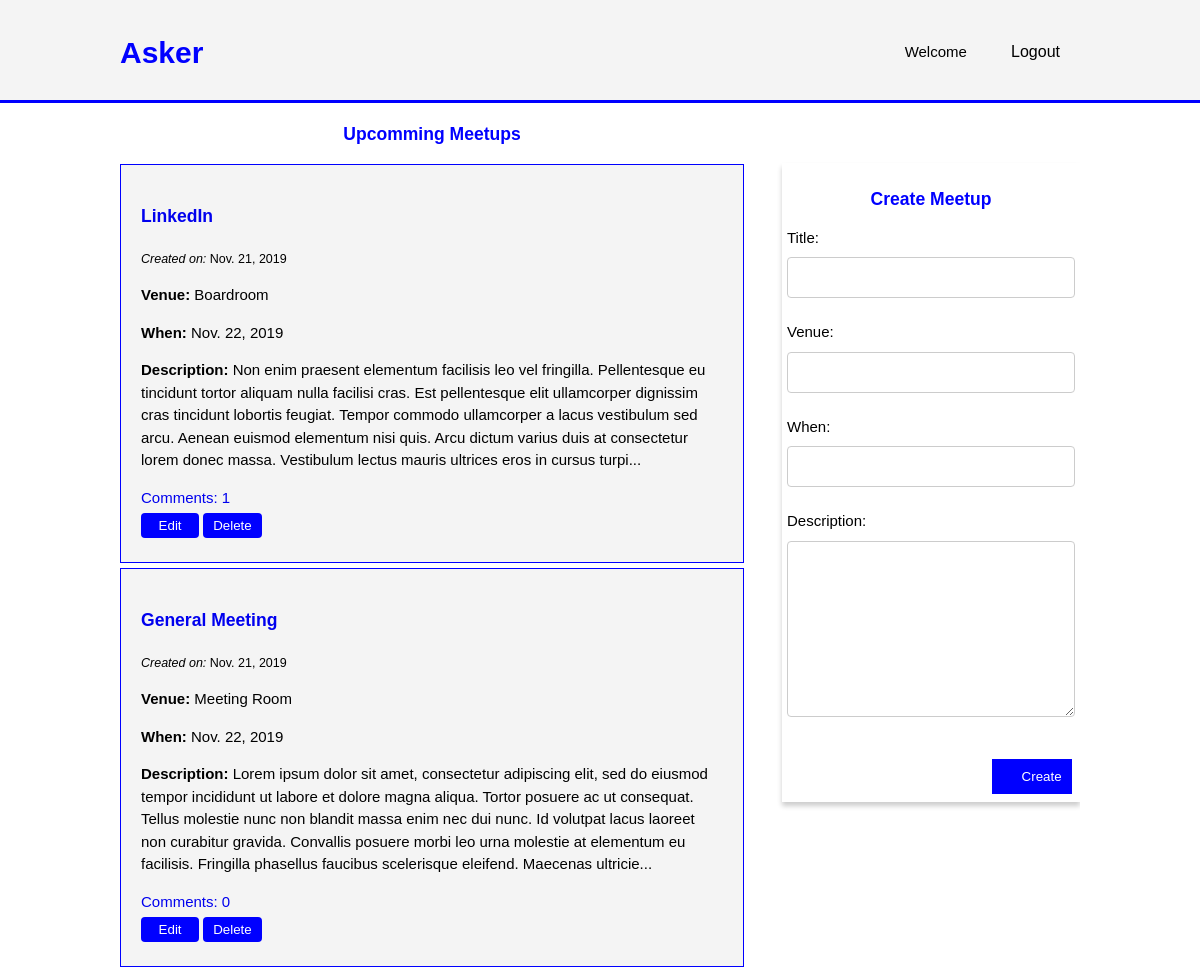
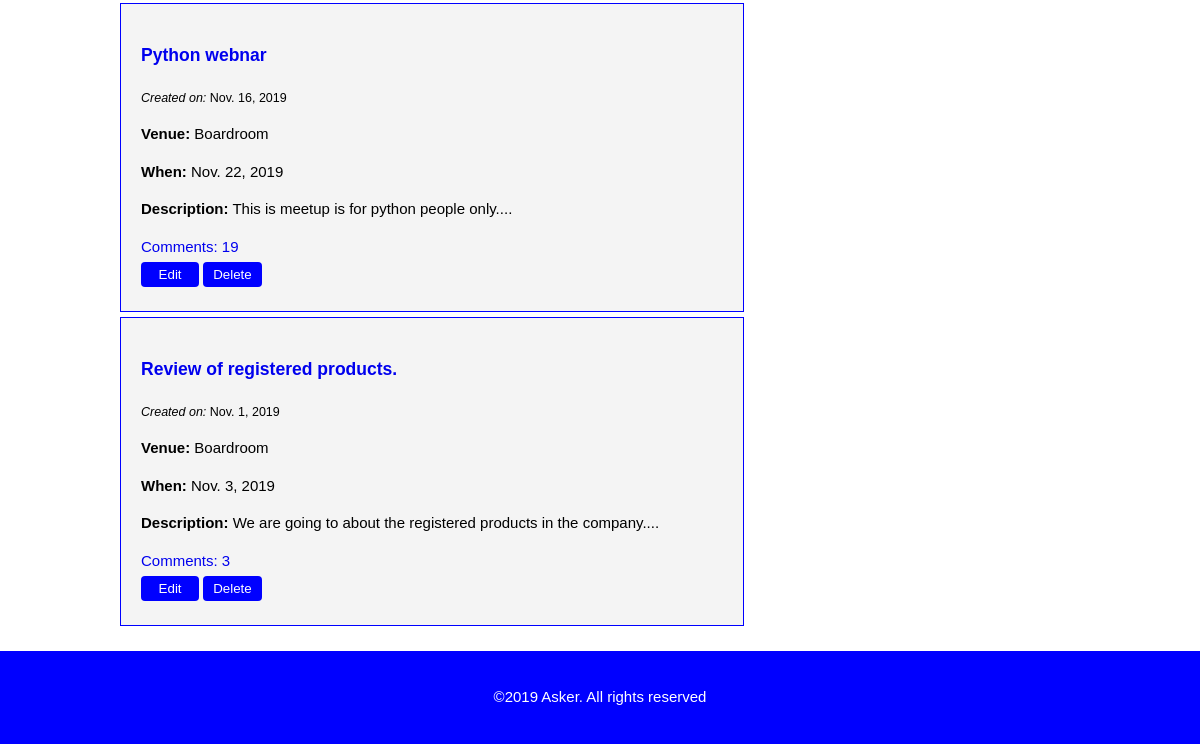
The app's page /meetups/ (signed in), older data (2 pictures, top to bottom).
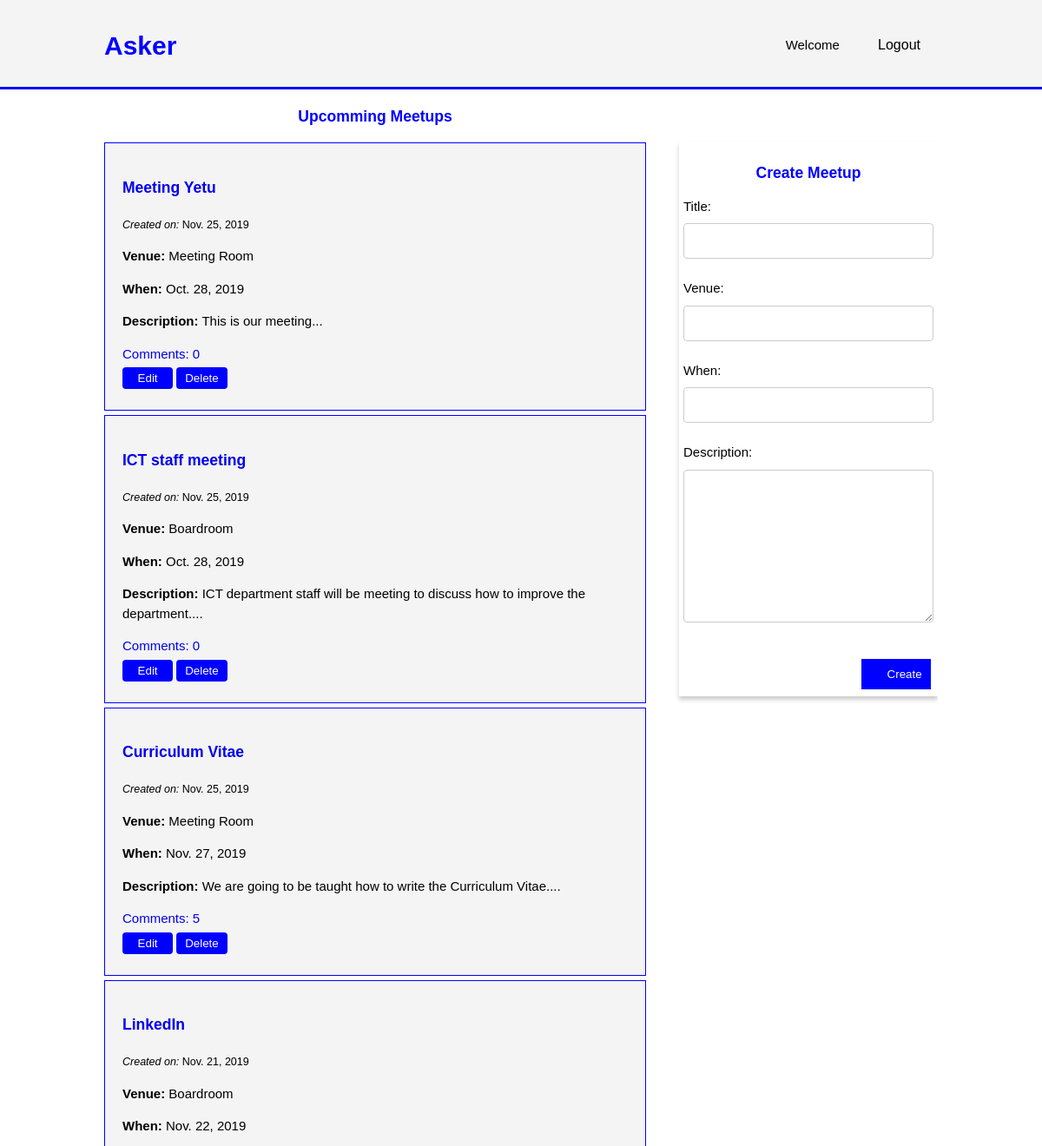
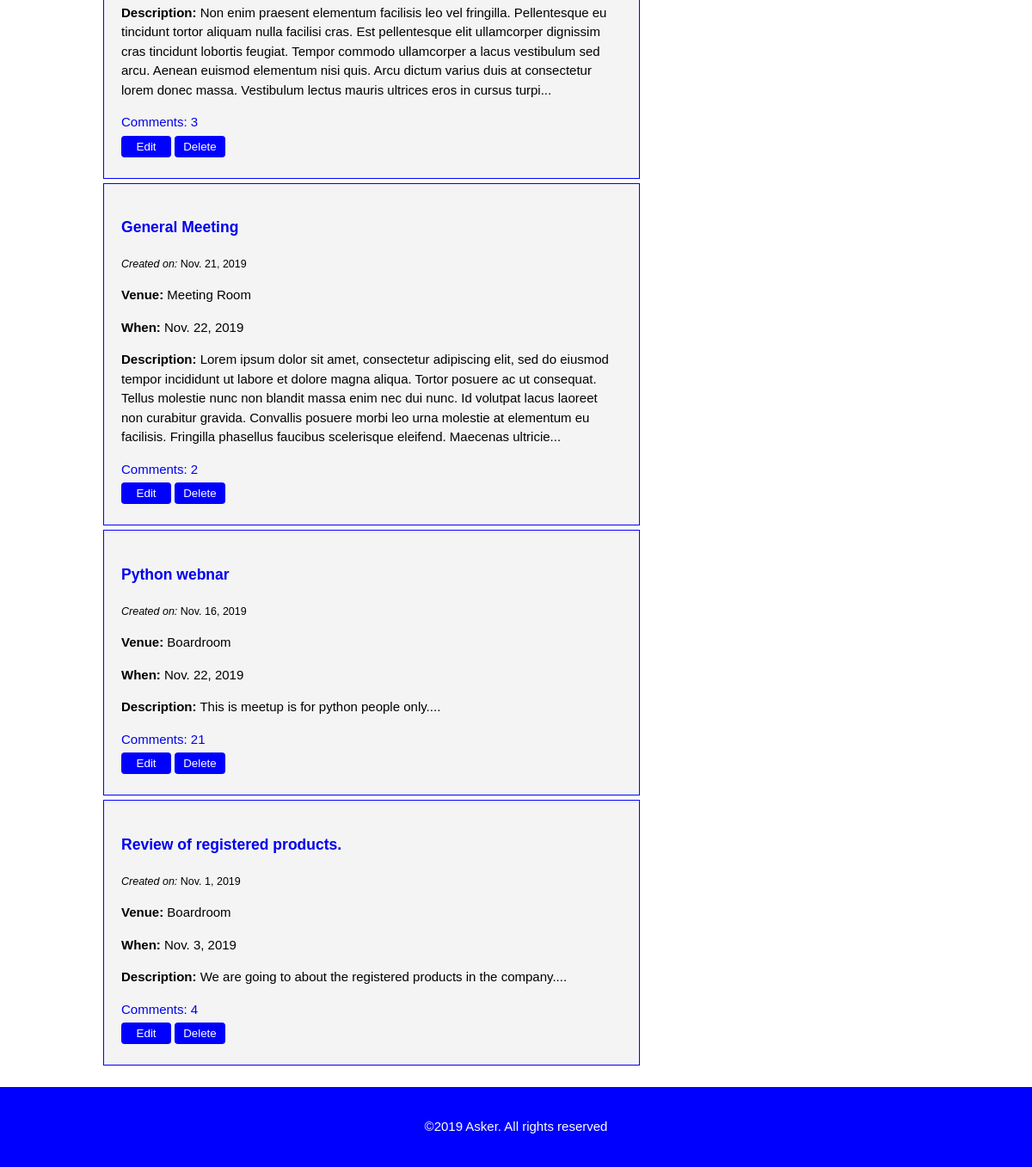
The same page, newer data (2 pictures, top to bottom).
### meetup/models.py (models this page shows, shortened)
class Meetup(models.Model):
    created_by = models.ForeignKey(User, on_delete=models.CASCADE, null=True, related_name='meetings')
    title = models.CharField(max_length=200)
    venue = models.CharField(max_length=100)
    created_on = models.DateTimeField(default=timezone.now)
    when = models.DateField()
    description = models.TextField()

### meetup/views.py (the view)
# urls.py: path('meetups/', views.meetups, name='meetups'),
@login_required
def meetups(request):
    form = PostMeetup()
    if request.method == "POST":
        form = PostMeetup(request.POST)
        if form.is_valid():
            post_meetup = Meetup(
                title=form.cleaned_data["title"],
                venue=form.cleaned_data["venue"],
                when=form.cleaned_data["when"],
                description=form.cleaned_data["description"],
                created_by=request.user
            )
            post_meetup.save()
        return redirect("/meetups")
    else:
        meetups = Meetup.objects.all().order_by('-created_on')
    return render(request, 'admin.html', {"meetups": meetups, "form": form})

### meetup/forms.py
class PostMeetup(forms.ModelForm):
    title = forms.CharField()
    venue = forms.CharField()
    when = forms.DateInput()
    description = forms.Textarea()
    class Meta:
        model = Meetup
        fields = ['title', 'venue', 'when', 'description']

### meetup/templates/admin.html (shortened to what this page needs)
{% load static %}<!DOCTYPE html>
<html>
<head>
  <link rel="stylesheet" href="{% static 'css/admin.css' %}" />
</head>
<body>
  <header>
    <div class="container">
      <div id="branding">
        <h1><span class="highlight"> Asker</span></h1>
      </div>
      <nav>
        <ul>
          {% if user.is_authenticated %}
                    <li>
                        Welcome {{request.user.first_name}}
                    </li>
                    <li>
                        <a href="{% url 'logout' %}">Logout</a>
                    </li>
                    {% endif %}
        </ul>
      </nav>
    </div>
  </header>
  <section id="main">
    <div class="container">
      <article id="main-col">
        <h1>Upcomming Meetups</h1>
        {% if meetups %}
        <ul id="questions">
          {% for meetup in meetups %}
          <li>
            <h3>
              <a href="{% url 'detail' meetup.id %}">{{ meetup.title }}</a>
            </h3>
            <small><i>Created on:</i>
              {{ meetup.created_on.date }}
            </small>
            <p><strong>Venue:</strong> {{ meetup.venue }}</p>
            <p><strong>When:</strong> {{ meetup.when }}</p>
            <p><strong>Description:</strong> {{ meetup.description|slice:":400" }}...</p>
            <a href="{% url 'detail' meetup.id %}">Comments: {{ meetup.comments.count }}</a>
            <form action="edit_meetup.html">
              <button type="submit" class="button">Edit</button>
              <button type="submit" class="button" disabled>Delete</button>
            </form>
          </li>
          {% endfor %}
        </ul>
        {% else %}
        <p>No Meetups are available.</p>
        {% endif %}
      </article>
      <aside id="sidebar">
        <h3>Create Meetup</h3>
        <form action="" method="POST">
          {{form.as_p}}
          <button type="submit" class="post-btn">Create</button>
        </form>
      </aside>
    </div>
  </section>
  <footer>
    <p>&copy;2019 Asker. All rights reserved</p>
  </footer>
</body>
</html>

Row changes from the older to the newer data that the page shows:
added Meetup: title "Meeting Yetu", created_on "Nov. 25, 2019", venue "Meeting Room", when "Oct. 28, 2019", description "This is our meeting", comments.count "0"
added Meetup: title "ICT staff meeting", created_on "Nov. 25, 2019", venue "Boardroom", when "Oct. 28, 2019", description "ICT department staff will be meeting to discuss how to improve the department.", comments.count "0"
added Meetup: title "Curriculum Vitae", created_on "Nov. 25, 2019", venue "Meeting Room", when "Nov. 27, 2019", description "We are going to be taught how to write the Curriculum Vitae.", comments.count "5"
computed for Meetup "LinkedIn": comments.count "1" → "3"
computed for Meetup "General Meeting": comments.count "0" → "2"
computed for Meetup "Python webnar": comments.count "19" → "21"
computed for Meetup "Review of registered products.": comments.count "3" → "4"
